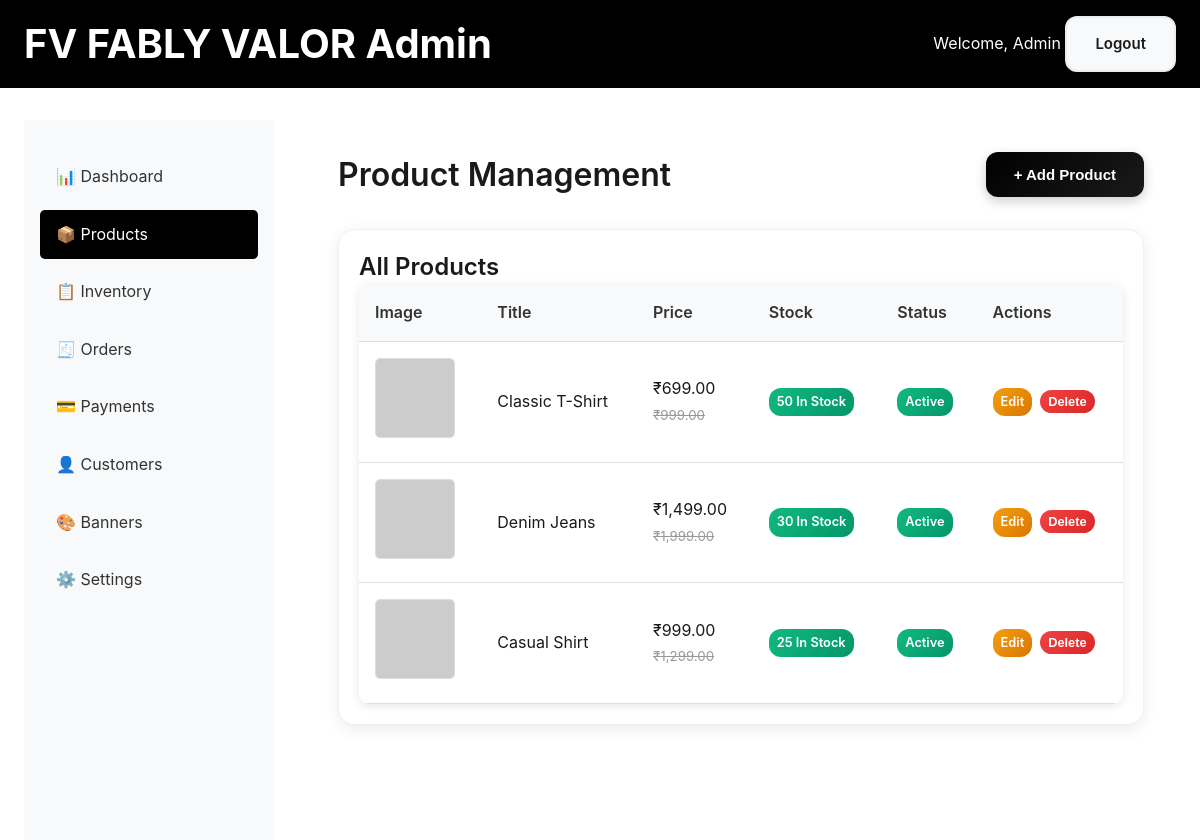
The app's page /admin_products.php (signed in) with its own data.
### tables this page shows
CREATE TABLE products (
    id INT AUTO_INCREMENT PRIMARY KEY,
    title VARCHAR(255) NOT NULL,
    description TEXT,
    short_description VARCHAR(500),
    sizes JSON,
    images JSON,
    video VARCHAR(255),
    mrp_price DECIMAL(10,2) NOT NULL,
    selling_price DECIMAL(10,2) NOT NULL,
    stock_quantity INT NOT NULL DEFAULT 0,
    status ENUM('active', 'inactive') DEFAULT 'active',
    created_at TIMESTAMP DEFAULT CURRENT_TIMESTAMP,
    updated_at TIMESTAMP DEFAULT CURRENT_TIMESTAMP ON UPDATE CURRENT_TIMESTAMP
);

### config.php (called while the page is built, shortened)
<?php
class Database {
    private $host = "localhost";
    private $username = "root";
    private $password = "";
    private $database = 'dada';
    public $conn;
    public function __construct() {
        $this->conn = new mysqli($this->host, $this->username, $this->password, $this->database);
    }
    public function query($sql) {
        return $this->conn->query($sql);
    }
}
function formatPrice($price) {
    return '₹' . number_format($price, 2);
}
?>

### admin_products.php (the view, shortened to what this page needs)
<?php
require_once 'config.php';
$db = new Database();
$result = $db->query("SELECT * FROM products ORDER BY created_at DESC");
$products = $result->fetch_all(MYSQLI_ASSOC);
?>
<!DOCTYPE html>
<html lang="en">
<head>
    <link rel="stylesheet" href="style.css">
</head>
<body>
    <div class="admin-header">
        <div class="container">
            <div class="d-flex justify-content-between align-items-center">
                <h1>FV FABLY VALOR Admin</h1>
                <div>
                    <span>Welcome, Admin</span>
                    <a href="admin_logout.php" class="btn btn-secondary">Logout</a>
                </div>
            </div>
        </div>
    </div>
    <div class="container">
        <div class="d-flex" style="gap: 2rem;">
            <div class="admin-sidebar" style="width: 250px;">
                <ul class="admin-menu">
                    <li><a href="admin_dashboard.php">📊 Dashboard</a></li>
                    <li><a href="admin_products.php" class="active">📦 Products</a></li>
                    <li><a href="admin_inventory.php">📋 Inventory</a></li>
                    <li><a href="admin_orders.php">🧾 Orders</a></li>
                    <li><a href="admin_payments.php">💳 Payments</a></li>
                    <li><a href="admin_customers.php">👤 Customers</a></li>
                    <li><a href="admin_banners.php">🎨 Banners</a></li>
                    <li><a href="admin_settings.php">⚙️ Settings</a></li>
                </ul>
            </div>
            <div class="admin-content" style="flex: 1;">
                <div class="d-flex justify-content-between align-items-center mb-4">
                    <h2>Product Management</h2>
                    <button class="btn btn-primary" onclick="showAddForm()">+ Add Product</button>
                </div>
                <div class="card">
                    <div class="card-content">
                        <h3>All Products</h3>
                        <table class="table">
                            <thead>
                                <tr>
                                    <th>Image</th>
                                    <th>Title</th>
                                    <th>Price</th>
                                    <th>Stock</th>
                                    <th>Status</th>
                                    <th>Actions</th>
                                </tr>
                            </thead>
                            <tbody>
                                <?php foreach ($products as $product): ?>
                                <tr>
                                    <td>
                                        <?php
                                        $images = json_decode($product['images'], true);
                                        if (!empty($images)) {
                                            echo '<img src="' . htmlspecialchars($images[0]) . '" width="80" height="80" style="object-fit: contain; border-radius: 5px; border: 1px solid #ddd;">';
                                        } else {
                                            echo '<div width="80" height="80" style="background: #f0f0f0; border-radius: 5px; border: 1px solid #ddd;"></div>';
                                        }
                                        ?>
                                    </td>
                                    <td><?php echo htmlspecialchars($product['title']); ?></td>
                                    <td>
                                        <?php echo formatPrice($product['selling_price']); ?>
                                        <?php if ($product['mrp_price'] > $product['selling_price']): ?>
                                            <br><small style="text-decoration: line-through; color: #999;"><?php echo formatPrice($product['mrp_price']); ?></small>
                                        <?php endif; ?>
                                    </td>
                                    <td>
                                        <span class="btn btn-<?php echo $product['stock_quantity'] > 10 ? 'success' : ($product['stock_quantity'] > 0 ? 'warning' : 'danger'); ?>" style="padding: 0.25rem 0.5rem; font-size: 0.8rem;">
                                            <?php echo $product['stock_quantity']; ?> <?php echo $product['stock_quantity'] > 10 ? 'In Stock' : ($product['stock_quantity'] > 0 ? 'Low Stock' : 'Out of Stock'); ?>
                                        </span>
                                    </td>
                                    <td>
                                        <span class="btn btn-<?php echo $product['status'] == 'active' ? 'success' : 'secondary'; ?>" style="padding: 0.25rem 0.5rem; font-size: 0.8rem;">
                                            <?php echo ucfirst($product['status']); ?>
                                        </span>
                                    </td>
                                    <td>
                                        <div class="d-flex" style="gap: 0.5rem;">
                                            <a href="admin_products.php?edit=<?php echo $product['id']; ?>" class="btn btn-warning" style="padding: 0.25rem 0.5rem; font-size: 0.8rem;">Edit</a>
                                            <form method="POST" style="display: inline;">
                                                <button type="submit" class="btn btn-danger" style="padding: 0.25rem 0.5rem; font-size: 0.8rem;" onclick="return confirm('Are you sure?')">Delete</button>
                                            </form>
                                        </div>
                                    </td>
                                </tr>
                                <?php endforeach; ?>
                            </tbody>
                        </table>
                    </div>
                </div>
            </div>
        </div>
    </div>
</body>
</html>

### style.css (style rules this page uses)
* { margin: 0; padding: 0; box-sizing: border-box; }
body { font-family: 'Inter', -apple-system, BlinkMacSystemFont, 'Segoe UI', Roboto, sans-serif; background: #ffffff; color: #1a1a1a; line-height: 1.6; overflow-x: hidden; }
h1 { font-size: 2.5rem; font-weight: 700; line-height: 1.2; }
h2 { font-size: 2rem; font-weight: 600; line-height: 1.3; }
h3 { font-size: 1.5rem; font-weight: 600; line-height: 1.4; }
.container { max-width: 1400px; margin: 0 auto; padding: 0 24px; }
.btn { padding: 14px 28px; border: none; border-radius: 12px; cursor: pointer; text-decoration: none; display: inline-flex; align-items: center; justify-content: center; gap: 8px; transition: all 0.3s ease; font-weight: 600; font-size: 15px; outline: none; position: relative; overflow: hidden; }
.btn::before { content: ''; position: absolute; top: 0; left: -100%; width: 100%; height: 100%; background: linear-gradient(90deg, transparent, rgba(255, 255, 255, 0.3), transparent); transition: left 0.5s ease; }
.btn-primary { background: linear-gradient(135deg, #000000 0%, #1a1a1a 100%); color: #ffffff; box-shadow: 0 4px 12px rgba(0, 0, 0, 0.2); }
.btn-secondary { background: #f8f9fa; color: #1a1a1a; border: 2px solid #e9ecef; }
.btn-success { background: linear-gradient(135deg, #10b981 0%, #059669 100%); color: #ffffff; }
.btn-danger { background: linear-gradient(135deg, #ef4444 0%, #dc2626 100%); color: #ffffff; }
.btn-warning { background: linear-gradient(135deg, #f59e0b 0%, #d97706 100%); color: #ffffff; }
.card { background: #ffffff; border-radius: 16px; box-shadow: 0 4px 16px rgba(0, 0, 0, 0.08); overflow: hidden; transition: all 0.3s ease; border: 1px solid #f0f0f0; }
.card-content { padding: 20px; }
.table { width: 100%; border-collapse: collapse; background: #ffffff; border-radius: 10px; overflow: hidden; box-shadow: 0 2px 10px rgba(0, 0, 0, 0.1); }
.table th, .table td { padding: 1rem; text-align: left; border-bottom: 1px solid #dddddd; }
.table th { background: #f8f9fa; font-weight: 600; color: #333333; }
.admin-header { background: #000000; color: #ffffff; padding: 1rem 0; margin-bottom: 2rem; }
.admin-sidebar { background: #f8f9fa; min-height: calc(100vh - 80px); padding: 2rem 1rem; }
.admin-menu { list-style: none; }
.admin-menu li { margin-bottom: 0.5rem; }
.admin-menu a { display: block; padding: 0.75rem 1rem; color: #333333; text-decoration: none; border-radius: 5px; transition: background 0.3s; }
.admin-menu a:hover, .admin-menu a.active { background: #000000; color: #ffffff; }
.admin-content { padding: 2rem; }
.mb-4 { margin-bottom: 2rem; }
.d-flex { display: flex; }
.justify-content-between { justify-content: space-between; }
.align-items-center { align-items: center; }

### records on screen
products: title "Classic T-Shirt", selling_price "₹699.00", mrp_price "₹999.00", stock_quantity "50", shows "In Stock", status "Active"
products: title "Denim Jeans", selling_price "₹1,499.00", mrp_price "₹1,999.00", stock_quantity "30", shows "In Stock", status "Active"
products: title "Casual Shirt", selling_price "₹999.00", mrp_price "₹1,299.00", stock_quantity "25", shows "In Stock", status "Active"
